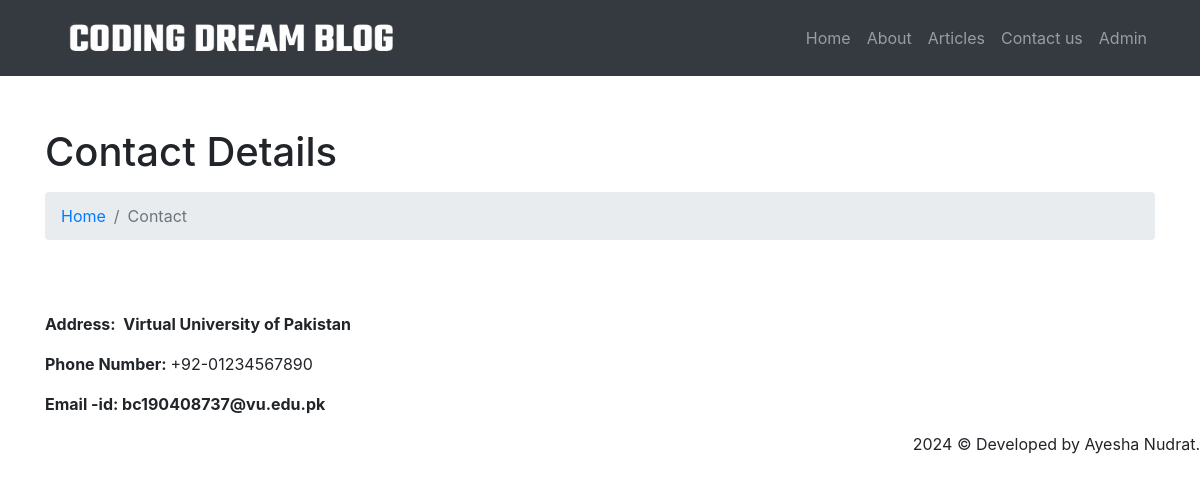
The page /contact-us.php on the database its author committed.
### tables this page shows
CREATE TABLE `tblpages` (
  `id` int(11) NOT NULL,
  `PageName` varchar(200) DEFAULT NULL,
  `PageTitle` mediumtext DEFAULT NULL,
  `Description` longtext DEFAULT NULL,
  `PostingDate` timestamp NULL DEFAULT current_timestamp(),
  `UpdationDate` timestamp NULL DEFAULT NULL ON UPDATE current_timestamp()
);

### contact-us.php (the view, shortened to what this page needs)
<?php
include('includes/config.php');
?>
<!DOCTYPE html>
<html lang="en">
  <head>
    <link href="vendor/bootstrap/css/bootstrap.min.css" rel="stylesheet">
    <link href="css/modern-business.css" rel="stylesheet">
  </head>
  <body>
    <?php include('includes/header.php');?> <br> <br>
    <div class="container">
<?php
$pagetype='contactus';
$query=mysqli_query($con,"select PageTitle,Description from tblpages where PageName='$pagetype'");
while($row=mysqli_fetch_array($query))
{
?>
      <h1 class="mt-4 mb-3"><?php echo htmlentities($row['PageTitle'])?>
      </h1>
      <ol class="breadcrumb">
        <li class="breadcrumb-item">
          <a href="index.php">Home</a>
        </li>
        <li class="breadcrumb-item active">Contact</li>
      </ol>
      <div class="row">
        <div class="col-lg-12">
          <p><?php echo $row['Description'];?></p>
        </div>
      </div>
<?php } ?>
    </div>
 <?php include('includes/footer.php');?>
  </body>
</html>

### css/modern-business.css (style rules this page uses)
body { padding-top: 54px; }
@media (min-width: 992px) { body { padding-top: 56px; } }

### rows shown on the page
tblpages: PageTitle "Contact Details", Description "Address: Virtual University of Pakistan Phone Number: +92-01234567890 Email -id: bc190408737@vu.edu.pk"
